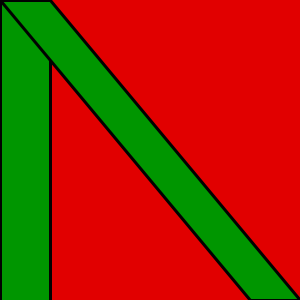
Frame 1 (no input)
Frame 60 (the mouse pressed at the canvas centre just before this capture): identical to frame 1, image omitted
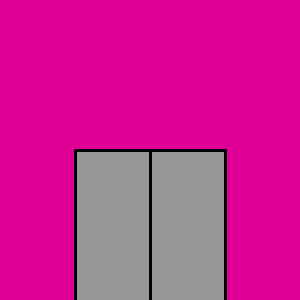
Frame 120 (the mouse held since frame 60 and released just before this capture)

The Processing sketch that drew these frames (run headless with seeded random() and noise(); from frame 60 on, the mouse is pressed at the canvas centre):

// Processing sketch: processing_35594
// ── processing_35594.pde

void setup() {
  size(300, 300);
}

float boxwidth = 50; 
 
void draw() {
  background(225,0,mouseY);
     stroke(1);
   strokeWeight(3);
   fill(mouseX,150,mouseY);
   rect(mouseX,mouseY,boxwidth,600);
   rect(height-mouseX-boxwidth,height-mouseY,boxwidth,600);
   quad(mouseX,mouseY,mouseX+boxwidth,mouseY,height-mouseX,height-mouseY,height-mouseX-boxwidth,height-mouseY);
}

void mousePressed(){
  boxwidth=mouseX/2;
}
